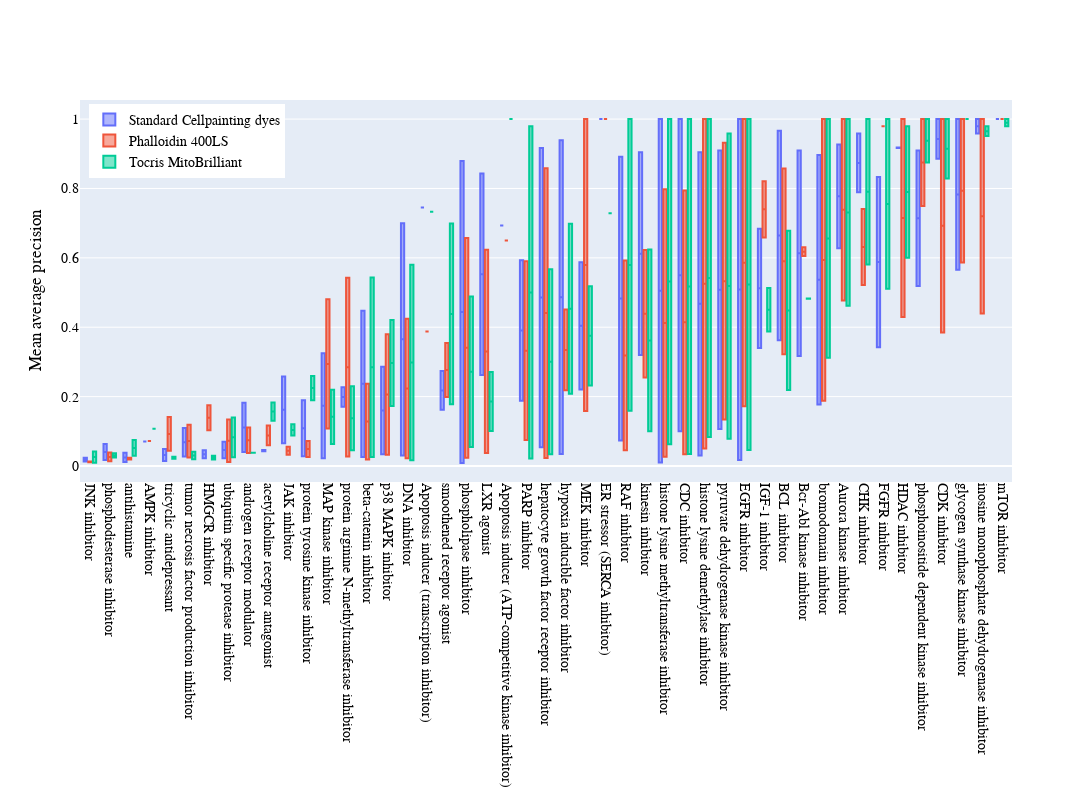

Write notebook code for a chart like this one.
### Code cell
box_plot = go.Figure()
box_plot.add_trace(go.Box(x=combined_moa_df['MoA'], y=combined_moa_df['average_precision_std'], name = 'Standard Cellpainting dyes'))
box_plot.add_trace(go.Box(x=combined_moa_df['MoA'], y=combined_moa_df['average_precision_act'], name = 'Phalloidin 400LS'))
box_plot.add_trace(go.Box(x=combined_moa_df['MoA'], y=combined_moa_df['average_precision_mito'], name = 'Tocris MitoBrilliant'))
box_plot.update_layout(height=800,width=1900, font_family='Arial', font=dict(size=14, color='Black'), boxmode='group',yaxis_title = 'Mean average precision',  legend=dict(yanchor="top",y=0.99,xanchor="left",x=0.01))
box_plot.update_xaxes(tickangle=90, categoryorder='total ascending')

### Figure 1 — Plotly figure (JSON) as saved in the notebook; plotly's stock layout.template omitted (floating-point values rounded to 4 significant figures)
{"data": [{"name": "Standard Cellpainting dyes", "type": "box", "x": ["tumor necrosis factor production inhibitor", "antihistamine", "acetylcholine receptor antagonist", "pyruvate dehydrogenase kinase inhibitor", "protein tyrosine kinase inhibitor", "antihistamine", "hepatocyte growth factor receptor inhibitor", "CHK inhibitor", "glycogen synthase kinase inhibitor", "histone lysine methyltransferase inhibitor", "tumor necrosis factor production inhibitor", "inosine monophosphate dehydrogenase inhibitor", "CDC inhibitor", "PARP inhibitor", "bromodomain inhibitor", "ubiquitin specific protease inhibitor", "glycogen synthase kinase inhibitor", "JAK inhibitor", "Apoptosis inducer (ATP-competitive kinase inhibitor)", "hepatocyte growth factor receptor inhibitor", "bromodomain inhibitor", "MEK inhibitor", "Aurora kinase inhibitor", "LXR agonist", "phospholipase inhibitor", "IGF-1 inhibitor", "tricyclic antidepressant", "histone lysine demethylase inhibitor", "phosphodiesterase inhibitor", "beta-catenin inhibitor", "JNK inhibitor", "LXR agonist", "DNA inhibitor", "kinesin inhibitor", "phosphoinositide dependent kinase inhibitor", "RAF inhibitor", "FGFR inhibitor", "Bcr-Abl kinase inhibitor", "AMPK inhibitor", "pyruvate dehydrogenase kinase inhibitor", "phospholipase inhibitor", "Aurora kinase inhibitor", "JAK inhibitor", "tricyclic antidepressant", "PARP inhibitor", "BCL inhibitor", "inosine monophosphate dehydrogenase inhibitor", "MEK inhibitor", "histone lysine methyltransferase inhibitor", "HDAC inhibitor", "HDAC inhibitor", "BCL inhibitor", "phosphodiesterase inhibitor", "kinesin inhibitor", "CDK inhibitor", "CDC inhibitor", "RAF inhibitor", "protein tyrosine kinase inhibitor", "MAP kinase inhibitor", "ER stressor (SERCA inhibitor)", "protein arginine N-methyltransferase inhibitor", "Apoptosis inducer (transcription inhibitor)", "phosphoinositide dependent kinase inhibitor", "FGFR inhibitor", "DNA inhibitor", "smoothened receptor agonist", "JNK inhibitor", "CHK inhibitor", "EGFR inhibitor", "androgen receptor modulator", "HMGCR inhibitor", "acetylcholine receptor antagonist", "p38 MAPK inhibitor", "mTOR inhibitor", "EGFR inhibitor", "HMGCR inhibitor", "IGF-1 inhibitor", "protein arginine N-methyltransferase inhibitor", "Bcr-Abl kinase inhibitor", "MAP kinase inhibitor", "p38 MAPK inhibitor", "ubiquitin specific protease inhibitor", "beta-catenin inhibitor", "CDK inhibitor", "histone lysine demethylase inhibitor", "hypoxia inducible factor inhibitor", "androgen receptor modulator", "mTOR inhibitor", "smoothened receptor agonist", "hypoxia inducible factor inhibitor"], "y": [0.1096, 0.01139, 0.04617, 0.1068, 0.1893, 0.03798, 0.9167, 0.9583, 1, 0.01016, 0.02726, 0.9583, 1, 0.1877, 0.1774, 0.02248, 0.5654, 0.06569, 0.6936, 0.05425, 0.8968, 0.2206, 0.9271, 0.8431, 0.008888, 0.6841, 0.0144, 0.03033, 0.06367, 0.02611, 0.01297, 0.262, 0.0302, 0.9042, 0.9097, 0.07374, 0.3422, 0.9097, 0.07066, 0.9097, 0.8792, 0.6278, 0.2582, 0.0487, 0.5931, 0.9667, 1, 0.5876, 1, 0.9167, 0.9181, 0.3625, 0.01717, 0.3199, 0.8854, 0.09987, 0.8917, 0.02813, 0.02254, 1, 0.227, 0.7449, 0.5186, 0.8334, 0.6998, 0.2735, 0.02353, 0.7892, 0.0175, 0.04048, 0.04517, 0.0424, 0.2857, 1, 1, 0.0223, 0.3402, 0.1705, 0.3168, 0.3247, 0.03395, 0.06952, 0.4478, 1, 0.9048, 0.03438, 0.182, 1, 0.1623, 0.9389]}, {"name": "Phalloidin 400LS", "type": "box", "x": ["tumor necrosis factor production inhibitor", "antihistamine", "acetylcholine receptor antagonist", "pyruvate dehydrogenase kinase inhibitor", "protein tyrosine kinase inhibitor", "antihistamine", "hepatocyte growth factor receptor inhibitor", "CHK inhibitor", "glycogen synthase kinase inhibitor", "histone lysine methyltransferase inhibitor", "tumor necrosis factor production inhibitor", "inosine monophosphate dehydrogenase inhibitor", "CDC inhibitor", "PARP inhibitor", "bromodomain inhibitor", "ubiquitin specific protease inhibitor", "glycogen synthase kinase inhibitor", "JAK inhibitor", "Apoptosis inducer (ATP-competitive kinase inhibitor)", "hepatocyte growth factor receptor inhibitor", "bromodomain inhibitor", "MEK inhibitor", "Aurora kinase inhibitor", "LXR agonist", "phospholipase inhibitor", "IGF-1 inhibitor", "tricyclic antidepressant", "histone lysine demethylase inhibitor", "phosphodiesterase inhibitor", "beta-catenin inhibitor", "JNK inhibitor", "LXR agonist", "DNA inhibitor", "kinesin inhibitor", "phosphoinositide dependent kinase inhibitor", "RAF inhibitor", "FGFR inhibitor", "Bcr-Abl kinase inhibitor", "AMPK inhibitor", "pyruvate dehydrogenase kinase inhibitor", "phospholipase inhibitor", "Aurora kinase inhibitor", "JAK inhibitor", "tricyclic antidepressant", "PARP inhibitor", "BCL inhibitor", "inosine monophosphate dehydrogenase inhibitor", "MEK inhibitor", "histone lysine methyltransferase inhibitor", "HDAC inhibitor", "HDAC inhibitor", "BCL inhibitor", "phosphodiesterase inhibitor", "kinesin inhibitor", "CDK inhibitor", "CDC inhibitor", "RAF inhibitor", "protein tyrosine kinase inhibitor", "MAP kinase inhibitor", "ER stressor (SERCA inhibitor)", "protein arginine N-methyltransferase inhibitor", "Apoptosis inducer (transcription inhibitor)", "phosphoinositide dependent kinase inhibitor", "FGFR inhibitor", "DNA inhibitor", "smoothened receptor agonist", "JNK inhibitor", "CHK inhibitor", "EGFR inhibitor", "androgen receptor modulator", "HMGCR inhibitor", "acetylcholine receptor antagonist", "p38 MAPK inhibitor", "mTOR inhibitor", "EGFR inhibitor", "HMGCR inhibitor", "IGF-1 inhibitor", "protein arginine N-methyltransferase inhibitor", "Bcr-Abl kinase inhibitor", "MAP kinase inhibitor", "p38 MAPK inhibitor", "ubiquitin specific protease inhibitor", "beta-catenin inhibitor", "CDK inhibitor", "histone lysine demethylase inhibitor", "hypoxia inducible factor inhibitor", "androgen receptor modulator", "mTOR inhibitor", "smoothened receptor agonist", "hypoxia inducible factor inhibitor"], "y": [0.1189, 0.02382, 0.05966, 0.1339, 0.0719, 0.01836, 0.8586, 0.741, 0.5864, 0.02626, 0.02469, 1, 0.7942, 0.07504, 0.1878, 0.01174, 1, 0.03241, 0.6501, 0.02286, 1, 0.1584, 1, 0.6231, 0.02403, 0.6589, 0.1412, 0.05027, 0.03855, 0.01901, 0.01078, 0.03732, 0.02239, 0.6227, 1, 0.04513, 0.9792, 0.6309, 0.07234, 0.9315, 0.6573, 0.4769, 0.05544, 0.04378, 0.59, 0.8576, 0.4397, 1, 0.7979, 0.4292, 1, 0.3224, 0.01368, 0.2552, 0.3849, 0.03386, 0.5923, 0.0259, 0.1084, 1, 0.5426, 0.3876, 0.7496, 0.9792, 0.4247, 0.1991, 0.01315, 0.5214, 0.1725, 0.0371, 0.1752, 0.1165, 0.3801, 1, 1, 0.1031, 0.8208, 0.02716, 0.605, 0.4803, 0.03268, 0.1337, 0.2371, 1, 1, 0.2186, 0.1112, 1, 0.3545, 0.4508]}, {"name": "Tocris MitoBrilliant", "type": "box", "x": ["tumor necrosis factor production inhibitor", "antihistamine", "acetylcholine receptor antagonist", "pyruvate dehydrogenase kinase inhibitor", "protein tyrosine kinase inhibitor", "antihistamine", "hepatocyte growth factor receptor inhibitor", "CHK inhibitor", "glycogen synthase kinase inhibitor", "histone lysine methyltransferase inhibitor", "tumor necrosis factor production inhibitor", "inosine monophosphate dehydrogenase inhibitor", "CDC inhibitor", "PARP inhibitor", "bromodomain inhibitor", "ubiquitin specific protease inhibitor", "glycogen synthase kinase inhibitor", "JAK inhibitor", "Apoptosis inducer (ATP-competitive kinase inhibitor)", "hepatocyte growth factor receptor inhibitor", "bromodomain inhibitor", "MEK inhibitor", "Aurora kinase inhibitor", "LXR agonist", "phospholipase inhibitor", "IGF-1 inhibitor", "tricyclic antidepressant", "histone lysine demethylase inhibitor", "phosphodiesterase inhibitor", "beta-catenin inhibitor", "JNK inhibitor", "LXR agonist", "DNA inhibitor", "kinesin inhibitor", "phosphoinositide dependent kinase inhibitor", "RAF inhibitor", "FGFR inhibitor", "Bcr-Abl kinase inhibitor", "AMPK inhibitor", "pyruvate dehydrogenase kinase inhibitor", "phospholipase inhibitor", "Aurora kinase inhibitor", "JAK inhibitor", "tricyclic antidepressant", "PARP inhibitor", "BCL inhibitor", "inosine monophosphate dehydrogenase inhibitor", "MEK inhibitor", "histone lysine methyltransferase inhibitor", "HDAC inhibitor", "HDAC inhibitor", "BCL inhibitor", "phosphodiesterase inhibitor", "kinesin inhibitor", "CDK inhibitor", "CDC inhibitor", "RAF inhibitor", "protein tyrosine kinase inhibitor", "MAP kinase inhibitor", "ER stressor (SERCA inhibitor)", "protein arginine N-methyltransferase inhibitor", "Apoptosis inducer (transcription inhibitor)", "phosphoinositide dependent kinase inhibitor", "FGFR inhibitor", "DNA inhibitor", "smoothened receptor agonist", "JNK inhibitor", "CHK inhibitor", "EGFR inhibitor", "androgen receptor modulator", "HMGCR inhibitor", "acetylcholine receptor antagonist", "p38 MAPK inhibitor", "mTOR inhibitor", "EGFR inhibitor", "HMGCR inhibitor", "IGF-1 inhibitor", "protein arginine N-methyltransferase inhibitor", "Bcr-Abl kinase inhibitor", "MAP kinase inhibitor", "p38 MAPK inhibitor", "ubiquitin specific protease inhibitor", "beta-catenin inhibitor", "CDK inhibitor", "histone lysine demethylase inhibitor", "hypoxia inducible factor inhibitor", "androgen receptor modulator", "mTOR inhibitor", "smoothened receptor agonist", "hypoxia inducible factor inhibitor"], "y": [0.04106, 0.0295, 0.1833, 0.07866, 0.1898, 0.07468, 0.5669, 0.5808, 1, 0.06298, 0.01943, 0.9792, 1, 0.02122, 0.3121, 0.02523, 1, 0.08757, 1, 0.03347, 1, 0.2323, 1, 0.1011, 0.05463, 0.3878, 0.02103, 0.08349, 0.02426, 0.02611, 0.009433, 0.2707, 0.0166, 0.6242, 1, 0.1592, 1, 0.4828, 0.1076, 0.9583, 0.4887, 0.4622, 0.1205, 0.02664, 0.9792, 0.6782, 0.9514, 0.5183, 1, 0.6, 0.9792, 0.2187, 0.03664, 0.1, 0.8285, 0.03462, 1, 0.2596, 0.06363, 0.7285, 0.2295, 0.7331, 0.875, 0.511, 0.5801, 0.1781, 0.04184, 1, 0.04595, 0.03819, 0.0293, 0.1301, 0.4207, 0.9792, 1, 0.01871, 0.5133, 0.04564, 0.4821, 0.2198, 0.1732, 0.1398, 0.5437, 1, 1, 0.2079, 0.03837, 1, 0.6988, 0.6986]}], "layout": {"boxmode": "group", "font": {"color": "Black", "family": "Arial", "size": 14}, "height": 800, "legend": {"x": 0.01, "xanchor": "left", "y": 0.99, "yanchor": "top"}, "width": 1900, "xaxis": {"categoryorder": "total ascending", "tickangle": 90}, "yaxis": {"title": {"text": "Mean average precision"}}}}
